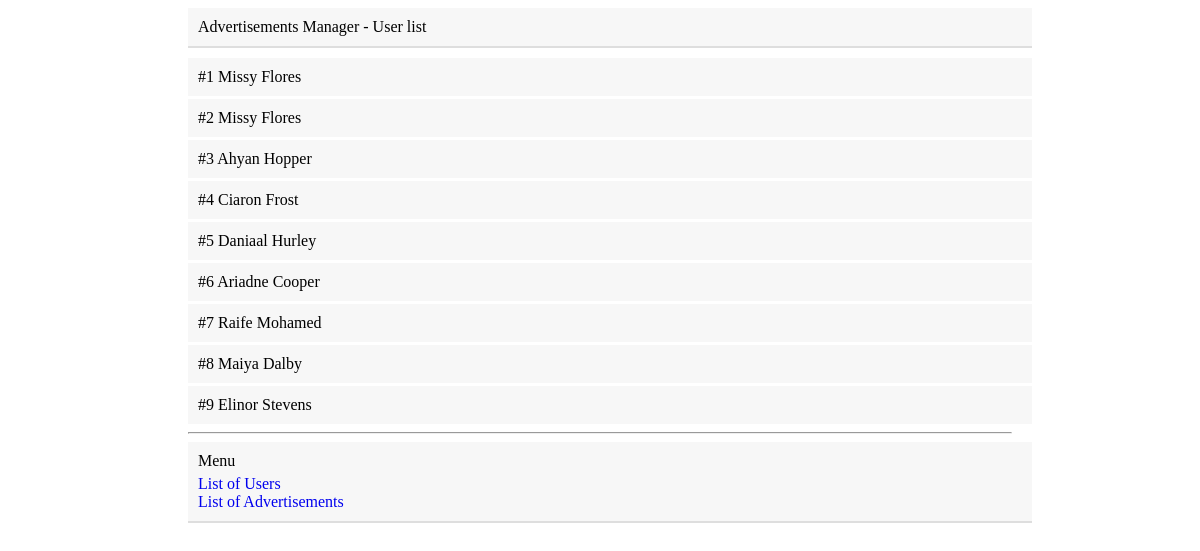
Page /user-list on the committed database.
### tables this page shows
CREATE TABLE `users` (
  `id` int(11) NOT NULL,
  `name` varchar(200) NOT NULL
);

### DatabaseManager.php (called while the page is built, shortened)
<?php
class DatabaseManager
{
    private $databaseConnection;
    public function __construct()
    {
        $dsn = sprintf('mysql:host=%s;port=%s;dbname=%s;charset=utf8',
            static::DATABASE_HOST,
            static::DATABASE_PORT,
            static::DATABASE_NAME
        );
        $this->databaseConnection = new \PDO($dsn, static::DATABASE_USER, static::DATABASE_PASS);
        $this->databaseConnection->setAttribute(\PDO::ATTR_ERRMODE, \PDO::ERRMODE_EXCEPTION);
    }
    public function fetchUserList(): array
    {
        $statement = $this->databaseConnection->prepare('SELECT * FROM users');
        $statement->execute();
        return $statement->fetchAll();
    }
}

### index.php (called while the page is built)
<?php
require_once 'DatabaseManager.php';
require_once 'MainController.php';
require_once 'Templates.php';
$databaseManager = new \AdvertisementsManagerApp\DatabaseManager();
$template = new \AdvertisementsManagerApp\Templates();
$mainController = new \AdvertisementsManagerApp\MainController($databaseManager, $template);
$mainController->boot();

### MainController.php (the view, shortened to what this page needs)
<?php
class MainController
{
    protected $databaseManager;
    protected $template;
    protected $requestUri;
    public function __construct(DatabaseManager $databaseManager, Templates $template)
    {
        $this->databaseManager = $databaseManager;
        $this->template = $template;
        $this->requestUri = $_SERVER['REQUEST_URI'];
    }
    public function userListPage(): void
    {
        $users = $this->databaseManager->fetchUserList();
        $content = '';
        foreach ($users as $user) {
            $content.= sprintf('<span class="user-list-item">#%s %s</span>',$user['id'], $user['name']);
        }
        $this->template->render('User list', $content);
    }
    public function boot(): void
    {
        switch ($this->requestUri) {
            case '/user-list':
                $this->userListPage();
                break;
        }
        echo $this->template->getLoadedView();
    }
}

### Templates.php (shortened to what this page needs)
<?php
class Templates
{
    protected $headContent = '';
    protected $footer = '';
    protected $loadedView = '';
    public function getLoadedView(): string
    {
        return $this->loadedView;
    }
    public function setHeadContent(string $head): void
    {
        $this->headContent = sprintf('<!DOCTYPE html><html><head>%s %s</head>', $head, static::DEFAULT_STYLE);
    }
    public function setFooterContent(string $footerContent = ''): void
    {
        $this->footer = sprintf('<footer>%s</footer></html>', $footerContent);
    }
    public function render(string $pageTitle, string $body, bool $displayLinks = true): void
    {
        $this->setHeadContent(sprintf('<title>%s</title>', $pageTitle));
        $view = sprintf('<span class="page-title">%s - %s</span>', static::APP_NAME, $pageTitle);
        $view.= $body;
        $view.= '<hr />';
        $displayLinks ? $this->setFooterContent($this->links()) : $this->setFooterContent();
        $this->loadedView = sprintf('%s %s %s', $this->headContent, $view, $this->footer);
    }
    private function links(): string
    {
        $content = '<span class="menu-section">';
        $content.= '<span class="menu-section-title">Menu</span>';
        $content.= '<a class="menu-item" href="./user-list">List of Users</a>';
        $content.= '<a class="menu-item" href="./advertisements-list">List of Advertisements</a>';
        $content.= '</span>';
        return $content;
    }
}

### rows in the picture
users: id "1", name "Missy Flores"
users: id "2", name "Missy Flores"
users: id "3", name "Ahyan Hopper"
users: id "4", name "Ciaron Frost"
users: id "5", name "Daniaal Hurley"
users: id "6", name "Ariadne Cooper"
users: id "7", name "Raife Mohamed"
users: id "8", name "Maiya Dalby"
users: id "9", name "Elinor Stevens"

### other values in the picture
static::APP_NAME "Advertisements Manager"
$pageTitle "User list"
